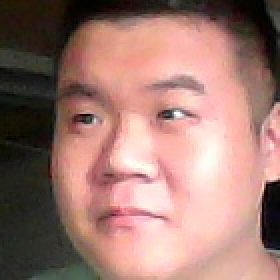
#> input picture data/YuanZhenze/104.jpg, 140 x 140 px, found by its file name (shown 2 times larger); its folder holds only this picture in this run
$ python load_data.py
#> lines starting #> are read from the running program, lines starting #| are printed output that depends on the picture
#> call 2 of read_path, with path_name = '.\\data/YuanZhenze'
#> in read_path, image is the input picture: shape (140, 140, 3); mean B, G, R 112.6, 121.1, 159
import json
import os

import cv2
import numpy as np

IMAGE_SIZE = 64


# 按照指定图像大小调整尺寸
def resize_image(image, height=IMAGE_SIZE, width=IMAGE_SIZE):
#> called with height = 64, width = 64
    top, bottom, left, right = (0, 0, 0, 0)

    # 获取图像尺寸
    h, w, _ = image.shape  # (237, 237, 3)
#> h = 140; w = 140

    # 对于长宽不相等的图片，找到最长的一边
    longest_edge = max(h, w)
#> longest_edge = 140

    # 计算短边需要增加多上像素宽度使其与长边等长
    if h < longest_edge:
        dh = longest_edge - h
        top = dh // 2
        bottom = dh - top
    elif w < longest_edge:
        dw = longest_edge - w
        left = dw // 2
        right = dw - left
    else:
        pass

        # RGB颜色
    BLACK = [0, 0, 0]

    # 边缘填充 0 给图像增加边界，是图片长、宽等长，cv2.BORDER_CONSTANT指定边界颜色由value指定
    constant = cv2.copyMakeBorder(image, top, bottom, left, right, cv2.BORDER_CONSTANT, value=BLACK)

    # 调整图像大小并返回
    return cv2.resize(constant, (height, width))
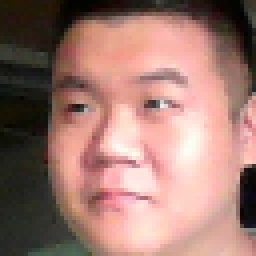
#> returned value: shape (64, 64, 3) (shown 4 times larger); mean of channels 0, 1, 2 112.4, 121, 158.9; drawn as B, G, R


# 读取训练数据
images = []
labels = []


def read_path(path_name):
    for dir_item in os.listdir(path_name):

        # 从初始路径开始叠加，合并成可识别的操作路径
        full_path = os.path.abspath(os.path.join(path_name, dir_item))

        if os.path.isdir(full_path):  # 如果是文件夹，继续递归调用
            read_path(full_path)
        else:  # 文件
            if dir_item.endswith('.jpg'):
                image = cv2.imread(full_path)
                image = resize_image(image, IMAGE_SIZE, IMAGE_SIZE)

                # 放开这个代码，可以看到resize_image()函数的实际调用效果
                # cv2.imwrite('1.jpg', image)

                images.append(image)
                labels.append(path_name.split('\\')[-1])
#> pass 2 of the loop in read_path, `for dir_item in os.listdir(path_name):`:
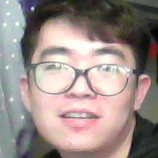
#> input picture data/liuzhiyu/101.jpg, 158 x 158 px, found by its file name
#> in read_path, image is the input picture: shape (158, 158, 3); mean B, G, R 136, 140.2, 154
#> in resize_image (call 2), `return cv2.resize(constant, (height, width))`:
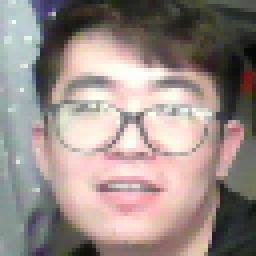
#> returned value: shape (64, 64, 3) (shown 4 times larger); mean of channels 0, 1, 2 135.9, 140.1, 153.9; drawn as B, G, R

    return images, labels


# 从指定路径读取训练数据
def load_dataset(path_name):
    images, labels = read_path(path_name)
#> images = 2 items; labels = ['data/YuanZhenze', 'data/liuzhiyu']
    print('labels:', labels)
#| labels: ['data/YuanZhenze', 'data/liuzhiyu']

    # 将输入的所有图片转成四维数组，尺寸为(图片数量*IMAGE_SIZE*IMAGE_SIZE*3)
    # 我和室友两个人共600张图片，IMAGE_SIZE为64，故对我来说尺寸为1200 * 64 * 64 * 3
    # 图片为64 * 64像素,一个像素3个颜色值(RGB)
    images = np.array(images)
    print(images.shape)
#| (2, 64, 64, 3)

    # 标注数据，'liuzhiyu'文件夹下都是我的脸部图像，全部指定为0，另外一个文件夹下是同学的，全部指定为1
    labels1 = list(set(labels))
#> labels1 = ['data/YuanZhenze', 'data/liuzhiyu']
    face_num = len(labels1)
#> face_num = 2
    print('face_num:',face_num)
#| face_num: 2
    num = [i for i in range(face_num)]
#> num = [0, 1]
    contrast_table = dict(zip(num, labels1))
#> contrast_table = {0: 'data/YuanZhenze', 1: 'data/liuzhiyu'}
    with open('contrast_table', 'w') as f:
        f.write(json.dumps(contrast_table))
    # print('contrast_table:', contrast_table)
    for index, name in contrast_table.items():
        for i in range(len(labels)):
            if labels[i] == name:
                labels[i] = index
#> this loop made 2 passes
#> after the loop, labels = [0, 1]
    # print(labels)
    labels = np.array(labels)

    return images, labels, face_num


# [18 lines of commented-out code are left out]


if __name__ == '__main__':
    images, labels, face_num = load_dataset(r'.\data')
#> labels = [0, 1]; face_num = 2
